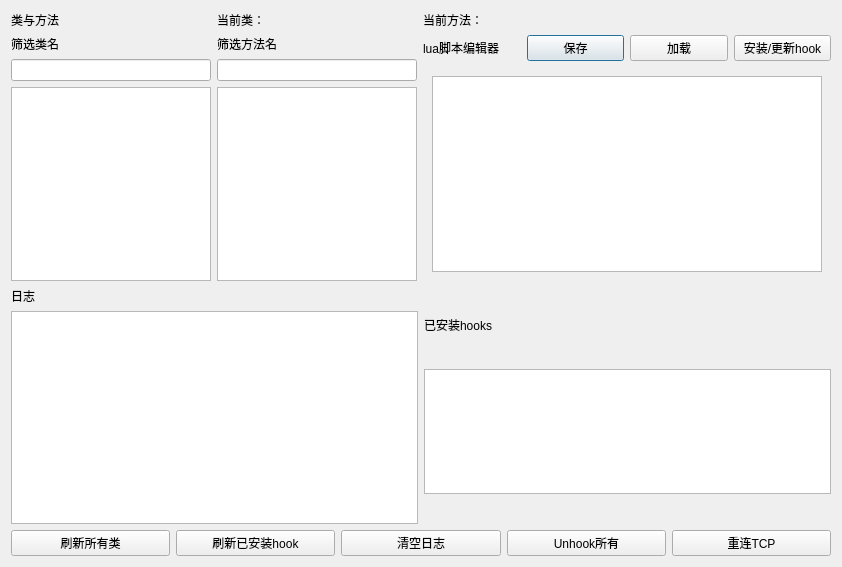
<?xml version="1.0" encoding="UTF-8"?>
<ui version="4.0">
 <class>Dialog</class>
 <widget class="QDialog" name="Dialog">
  <property name="geometry">
   <rect>
    <x>0</x>
    <y>0</y>
    <width>842</width>
    <height>567</height>
   </rect>
  </property>
  <property name="windowTitle">
   <string>Dialog</string>
  </property>
  <layout class="QGridLayout" name="gridLayout">
   <item row="0" column="0">
    <layout class="QVBoxLayout" name="verticalLayout_left">
     <item>
      <widget class="QLabel" name="label_1_classandmethod">
       <property name="maximumSize">
        <size>
         <width>200</width>
         <height>16777215</height>
        </size>
       </property>
       <property name="text">
        <string>类与方法</string>
       </property>
      </widget>
     </item>
     <item>
      <widget class="QLabel" name="label">
       <property name="text">
        <string>筛选类名</string>
       </property>
      </widget>
     </item>
     <item>
      <widget class="QLineEdit" name="plainTextEdit_filterClassName">
       <property name="maximumSize">
        <size>
         <width>200</width>
         <height>16777215</height>
        </size>
       </property>
      </widget>
     </item>
     <item>
      <widget class="QListView" name="listView_classmethod">
       <property name="sizePolicy">
        <sizepolicy hsizetype="Expanding" vsizetype="Expanding">
         <horstretch>0</horstretch>
         <verstretch>0</verstretch>
        </sizepolicy>
       </property>
       <property name="maximumSize">
        <size>
         <width>200</width>
         <height>16777215</height>
        </size>
       </property>
      </widget>
     </item>
    </layout>
   </item>
   <item row="0" column="1">
    <layout class="QVBoxLayout" name="verticalLayout_mid">
     <item>
      <widget class="QLabel" name="tip_classname">
       <property name="maximumSize">
        <size>
         <width>200</width>
         <height>16777215</height>
        </size>
       </property>
       <property name="text">
        <string>当前类：</string>
       </property>
      </widget>
     </item>
     <item>
      <widget class="QLabel" name="label_2">
       <property name="text">
        <string>筛选方法名</string>
       </property>
      </widget>
     </item>
     <item>
      <widget class="QLineEdit" name="plainTextEdit_filterMethodname">
       <property name="maximumSize">
        <size>
         <width>200</width>
         <height>16777215</height>
        </size>
       </property>
      </widget>
     </item>
     <item>
      <widget class="QListView" name="listView_methods">
       <property name="maximumSize">
        <size>
         <width>200</width>
         <height>16777215</height>
        </size>
       </property>
      </widget>
     </item>
    </layout>
   </item>
   <item row="0" column="2">
    <layout class="QVBoxLayout" name="verticalLayout_right">
     <item>
      <widget class="QLabel" name="tip_methodname">
       <property name="maximumSize">
        <size>
         <width>200</width>
         <height>16777215</height>
        </size>
       </property>
       <property name="text">
        <string>当前方法：</string>
       </property>
      </widget>
     </item>
     <item>
      <layout class="QHBoxLayout" name="horizontalLayout_2">
       <item>
        <widget class="QLabel" name="label_2_lua">
         <property name="text">
          <string>lua脚本编辑器</string>
         </property>
        </widget>
       </item>
       <item>
        <widget class="QPushButton" name="pushButton_savescript">
         <property name="text">
          <string>保存</string>
         </property>
        </widget>
       </item>
       <item>
        <widget class="QPushButton" name="pushButton_loadscript">
         <property name="text">
          <string>加载</string>
         </property>
        </widget>
       </item>
       <item>
        <widget class="QPushButton" name="pushButton_installHook">
         <property name="text">
          <string>安装/更新hook</string>
         </property>
        </widget>
       </item>
      </layout>
     </item>
     <item>
      <widget class="QWidget" name="horizontalLayoutWidget" native="true">
       <layout class="QHBoxLayout" name="horizontalLayout">
        <item>
         <widget class="QTextEdit" name="textEdit_lua">
          <property name="sizePolicy">
           <sizepolicy hsizetype="Expanding" vsizetype="Expanding">
            <horstretch>0</horstretch>
            <verstretch>0</verstretch>
           </sizepolicy>
          </property>
          <property name="maximumSize">
           <size>
            <width>16777215</width>
            <height>16777215</height>
           </size>
          </property>
         </widget>
        </item>
       </layout>
      </widget>
     </item>
    </layout>
   </item>
   <item row="1" column="0" colspan="3">
    <layout class="QVBoxLayout" name="verticalLayout_bottom">
     <item>
      <layout class="QHBoxLayout" name="horizontalLayout_logandhooks">
       <item>
        <layout class="QVBoxLayout" name="verticalLayout">
         <item>
          <widget class="QLabel" name="label_3_log">
           <property name="maximumSize">
            <size>
             <width>16777215</width>
             <height>20</height>
            </size>
           </property>
           <property name="text">
            <string>日志</string>
           </property>
          </widget>
         </item>
         <item>
          <widget class="QPlainTextEdit" name="plainTextEdit_logs"/>
         </item>
        </layout>
       </item>
       <item>
        <layout class="QVBoxLayout" name="verticalLayout_2">
         <item>
          <widget class="QLabel" name="label_3">
           <property name="maximumSize">
            <size>
             <width>16777215</width>
             <height>20</height>
            </size>
           </property>
           <property name="text">
            <string>已安装hooks</string>
           </property>
          </widget>
         </item>
         <item>
          <widget class="QListView" name="listView_hooks">
           <property name="maximumSize">
            <size>
             <width>100000</width>
             <height>125</height>
            </size>
           </property>
          </widget>
         </item>
        </layout>
       </item>
      </layout>
     </item>
     <item>
      <layout class="QHBoxLayout" name="horizontalLayout_buttons">
       <item>
        <widget class="QPushButton" name="refresh_class_button">
         <property name="text">
          <string>刷新所有类</string>
         </property>
        </widget>
       </item>
       <item>
        <widget class="QPushButton" name="pushButton_refreshallhooks">
         <property name="text">
          <string>刷新已安装hook</string>
         </property>
        </widget>
       </item>
       <item>
        <widget class="QPushButton" name="clear_logs_button">
         <property name="text">
          <string>清空日志</string>
         </property>
        </widget>
       </item>
       <item>
        <widget class="QPushButton" name="pushButton_unhookAll">
         <property name="text">
          <string>Unhook所有</string>
         </property>
        </widget>
       </item>
       <item>
        <widget class="QPushButton" name="pushButton_reconnect">
         <property name="text">
          <string>重连TCP</string>
         </property>
        </widget>
       </item>
      </layout>
     </item>
    </layout>
   </item>
  </layout>
 </widget>
 <resources/>
 <connections/>
</ui>
